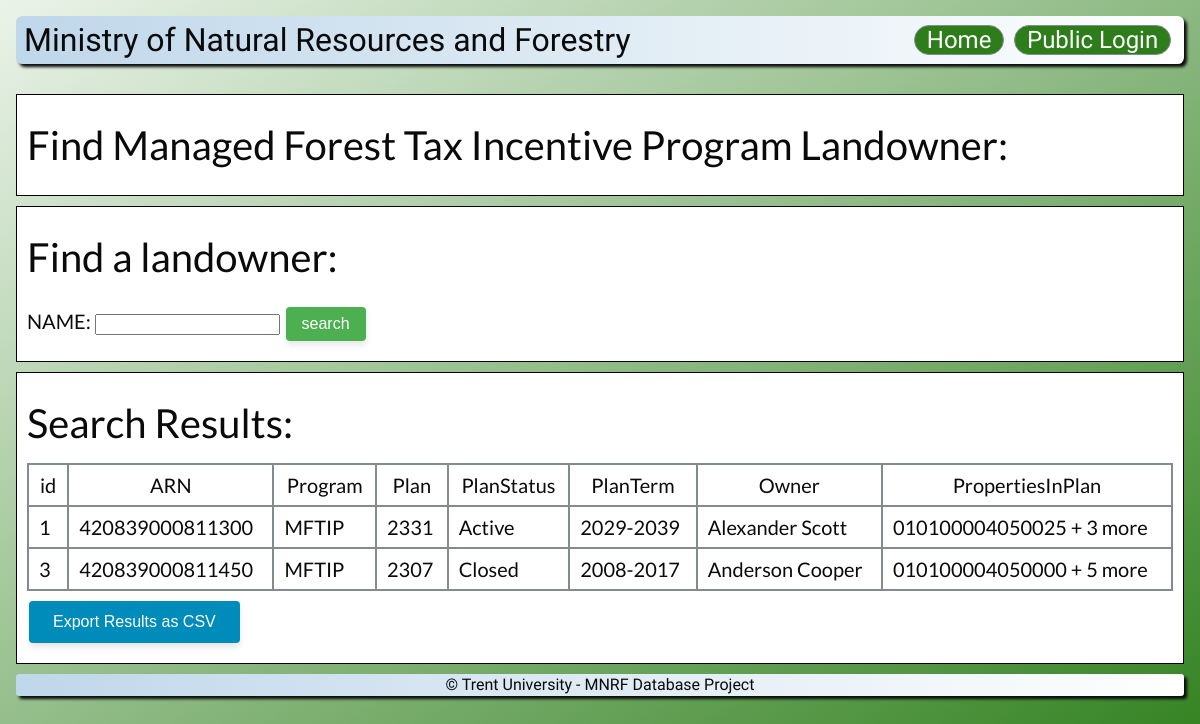
Screenshot of /pages/mftip-landowners.php with the database file from the repository.
### tables this page shows
CREATE TABLE `records` (
  `id` int(11) NOT NULL,
  `ARN` bigint(15) NOT NULL,
  `Program` enum('MFTIP','CLTIP') DEFAULT NULL,
  `Plan` int(11) DEFAULT NULL,
  `PlanStatus` varchar(255) DEFAULT NULL,
  `PlanTerm` varchar(255) DEFAULT NULL,
  `Owner` varchar(255) DEFAULT NULL,
  `PropertiesInPlan` text DEFAULT NULL
);

### pages/mftip-landowners.php (the view, shortened to what this page needs)
<?php
$pdo = connectDB();
if (isset($_POST['rNumber'])) {
    $rNumber = $_POST['rNumber'];
    $query = "SELECT * FROM records WHERE program = 'MFTIP' AND ARN='" . $rNumber . "'";
} else if (isset($_POST['plan'])) {
    $plan = str_replace(' ', '', $_POST['plan']);
    $query = "SELECT * FROM records WHERE program = 'MFTIP' AND Plan='" . $plan . "'";
} else if (isset($_POST['landlordName'])) {
    $landlordName = $_POST['landlordName'];
    $query = "SELECT * FROM records WHERE program = 'MFTIP' AND (Owner LIKE '%" . $landlordName . "%' OR Owner LIKE '%" . $landlordName . "%')";
} else {
    $query = "SELECT * FROM records WHERE program = 'MFTIP'";
}
$stmt = $pdo->prepare($query);
$stmt->execute();
$hasEntries = $stmt->rowCount() > 0;
$row = $stmt->fetchAll(PDO::FETCH_ASSOC);
$columnNames = !empty($row) ? array_keys($row[0]) : [];
?>
<!DOCTYPE html>
<html lang="en">
<head>
    <?php include "../includes/metadata.php" ?>
    <link rel="stylesheet" href="styles/master.css" />
</head>
<body>
<?php include '../includes/header.php'; ?>
    <section class="section-box">
        <h1 class="section-title">Find Managed Forest Tax Incentive Program Landowner:</h1>
    </section>
    <section class="section-box">
        <h1 class="section-title">Find a landowner:</h1>
        <form class="search_form" method="POST">
            NAME: <input type="text" name="landlordName" />
            <input type="submit" value="search" class="search-btn"/>
        </form>
    </section>
    <section class="section-box">
        <h1 class="section-title">Search Results:</h1>
        <?php
        if (!$hasEntries) {
            echo "<p>No entries found.</p>";
        } else {
        ?>
            <div class="results">
                <table class="resultsTable">
                    <thead>
                        <tr>
                            <?php foreach ($columnNames as $column) : ?>
                                <th scope="col">
                                    <?= $column ?>
                                </th>
                            <?php endforeach; ?>
                        </tr>
                    </thead>
                    <tbody>
                        <?php
                        foreach ($row as $rowData) : ?>
                            <tr>
                                <?php foreach ($rowData as $item) : ?>
                                    <td scope="row">
                                        <?= $item ?>
                                    </td>
                                <?php endforeach ?>
                            </tr>
                        <?php endforeach ?>
                    </tbody>
                </table>
                <form id="export_form" method="post" action="export_records.php">
        <button type="submit" name="export" class="export-btn">Export Results as CSV</button>
    </form>
            </div>
        <?php } ?>
    </section>
    <?php include "../includes/footer.php" ?>
</html>

### styles/master.css (style rules this page uses)
:root { --offblack: #0A0A0B; --dullgreen: #2D7E1A; --bluetint: #BFD7EA; --softgray: #848B8E; --offwhite: #FEFFFE; min-height: 100vh; font-family: "Lato", sans-serif; color: var(--offblack); background-image: linear-gradient(to top left, var(--dullgreen), var(--offwhite) 110%); background-repeat: no-repeat; }
body { padding: 1rem; }
.results { height: 75%; overflow: auto; }
.resultsTable { display: table; width: 100%; }
.resultsTable, .resultsTable th, .resultsTable td { border-collapse: collapse; border: 0.1em solid #848B8E; box-sizing: border-box; padding: 0.5em; }
.section-box { border: 1px solid black; background-color: white; padding: 10px; margin: 10px 0; }
.section-title { margin-top: 20px; font-size: 2em; margin-bottom: 20px; }
body { font-size: 20px; }
.export-btn { background-color: #008CBA; border: none; color: white; text-align: center; display: inline-block; font-size: 1rem; padding: 12px 24px; margin: 10px 2px; cursor: pointer; text-decoration: none; border-radius: 4px; box-shadow: 0 4px 6px rgba(0, 0, 0, 0.1); transition: all 0.3s ease; }
.resultsTable thead { position: sticky; top: 0; background-color: var(--offwhite); }

### pages/mftip-landowners.php (style rules this page uses)
.export-btn { background-color: #008CBA; border: none; color: white; text-align: center; display: inline-block; font-size: 1rem; padding: 12px 24px; margin: 10px 2px; cursor: pointer; text-decoration: none; border-radius: 4px; box-shadow: 0 4px 6px rgba(0, 0, 0, 0.1); transition: all 0.3s ease; }
.search-btn { background-color: #4CAF50; border: none; color: white; text-align: center; display: inline-block; font-size: 1rem; padding: 8px 16px; margin: 10px 2px; cursor: pointer; text-decoration: none; border-radius: 4px; box-shadow: 0 4px 6px rgba(0, 0, 0, 0.1); transition: all 0.3s ease; }

### rows the page displays
records: id "1", ARN "420839000811300", Program "MFTIP", Plan "2331", PlanStatus "Active", PlanTerm "2029-2039", Owner "Alexander Scott", PropertiesInPlan "010100004050025 + 3 more"
records: id "3", ARN "420839000811450", Program "MFTIP", Plan "2307", PlanStatus "Closed", PlanTerm "2008-2017", Owner "Anderson Cooper", PropertiesInPlan "010100004050000 + 5 more"

### other values shown
$column "id"
$column "ARN"
$column "Program"
$column "Plan"
$column "PlanStatus"
$column "PlanTerm"
$column "Owner"
$column "PropertiesInPlan"
